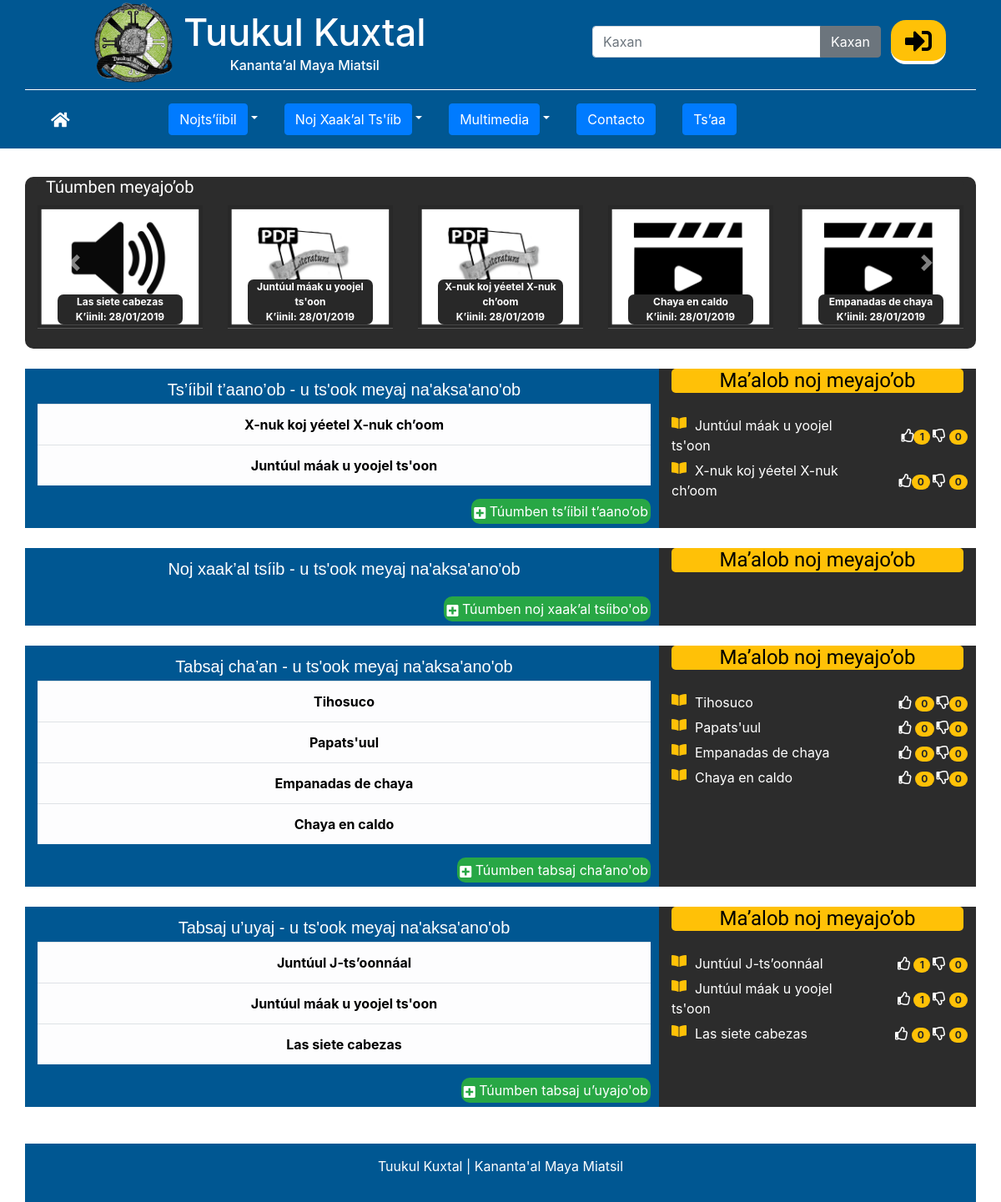
Page /Vista/GUIPublic.php on the committed database.
### tables this page shows
CREATE TABLE IF NOT EXISTS `producto` (
  `id_producto` int(11) NOT NULL AUTO_INCREMENT,
  `titulo_producto` varchar(50) NOT NULL DEFAULT '0',
  `descripcion_producto` longtext,
  `fechacreacio_producto` datetime DEFAULT '0000-00-00 00:00:00',
  `fechapublicacion_producto` datetime NOT NULL DEFAULT CURRENT_TIMESTAMP,
  `genero_producto` int(11) NOT NULL,
  `tipo_subida` varchar(11) DEFAULT NULL,
  `estado` tinyint(1) NOT NULL DEFAULT '0',
  `usuario_id_usuario` int(11) NOT NULL,
  `comunidad_producto` int(11) NOT NULL,
  `idioma_id_idioma` int(11) NOT NULL,
  `tipo_producto` int(11) NOT NULL,
  `autor_producto` int(11) NOT NULL,
  `link` varchar(100) NOT NULL,
  `suma_like` int(250) DEFAULT '0',
  `suma_dislike` int(250) DEFAULT '0',
  PRIMARY KEY (`id_producto`),
  KEY `FK_producto_genero` (`genero_producto`),
  KEY `FK_producto_usuario` (`usuario_id_usuario`),
  KEY `FK_producto_idioma` (`idioma_id_idioma`),
  KEY `FK_producto_tipo` (`tipo_producto`),
  KEY `FK_producto_autor` (`autor_producto`),
  KEY `FK_producto_ocupacion` (`comunidad_producto`),
  CONSTRAINT `FK_producto_autor` FOREIGN KEY (`autor_producto`) REFERENCES `autor` (`id_autor`),
  CONSTRAINT `FK_producto_genero` FOREIGN KEY (`genero_producto`) REFERENCES `genero` (`id_genero`),
  CONSTRAINT `FK_producto_idioma` FOREIGN KEY (`idioma_id_idioma`) REFERENCES `idioma` (`id_idioma`),
  CONSTRAINT `FK_producto_ocupacion` FOREIGN KEY (`comunidad_producto`) REFERENCES `comunidad` (`id_comunidad`),
  CONSTRAINT `FK_producto_tipo` FOREIGN KEY (`tipo_producto`) REFERENCES `tipo` (`id_tipo`),
  CONSTRAINT `FK_producto_usuario` FOREIGN KEY (`usuario_id_usuario`) REFERENCES `usuario` (`id_usuario`)
);

### Vista/GUIPublic.php (the view, shortened to what the rows shown need)
<!doctype html>
<html lang="es">
  <head>
    <link rel="stylesheet" type="text/css" href="../css/Public.css">
    <link rel="stylesheet" type="text/css" href="../Bootstrap/css-bpotstrap/bootstrap.min.css">
    <link rel="stylesheet" href="https://use.fontawesome.com/releases/v5.4.1/css/all.css">
  </head>
  <body>
  <?php
  include('headerPublic.php');
  require_once '../Datos/Conexion.php';
        require_once '../Modelo/Genero.php';
        require_once '../Modelo/Producto.php';
        $objPro = new Producto();
        $objGen = new Genero();
        if (isset($_GET["where"]))
      {
        $where=$_GET["where"];
      }
      else {
        $where=" ";
      }
  ?>
    <section class="d-none d-md-block">
      <div class="container carousel">
        <div id="carouselExampleControls" class="carousel slide" data-ride="carousel" data-interval="8000">
          <div class="carousel-inner">
                  <?php
                echo "<div class='carousel-item active'>";
                  echo  "<div class='row'>";
                  $vector=$objPro->listarProductosRecientes();
                  $vueltas=0;
                 while ($reg = mysqli_fetch_array($vector) and $vueltas<=4){
                  if ($reg['estado']==1 && $reg['tipo_producto']==1) {
                  echo "<div class='col-sm'><a href=GUIDetaPublic.php?id_producto=".$reg['id_producto']."&tipo_producto=".$reg['tipo_producto']."><img class='d-block w-100 imagen-cuadro data-toggle='tooltip' data-placement='top' title='Más información...'' src='../Imagenes/ico-audio.png' alt='1 slide'></a>";
                  }if ($reg['estado']==1 && $reg['tipo_producto']==2) {
                   echo "<div class='col-sm'><a href=GUIDetaPublic.php?id_producto=".$reg['id_producto']."&tipo_producto=".$reg['tipo_producto']."><img class='d-block w-100 imagen-cuadro data-toggle='tooltip' data-placement='top' title='Más información...'' src='../Imagenes/ico-video.png' alt='1 slide'></a>";
                  }if ($reg['estado']==1 && $reg['tipo_producto']==3) {
                  }if ($reg['estado']==1 && $reg['tipo_producto']==4) {
                   echo "<div class='col-sm'><a href=GUIDetaPublic.php?id_producto=".$reg['id_producto']."&tipo_producto=".$reg['tipo_producto']."><img class='d-block w-100 imagen-cuadro data-toggle='tooltip' data-placement='top' title='Más información...'' src='../Imagenes/ico-literatura.png' alt='1 slide'></a>";
                  }
                    echo "<div class='carousel-caption d-none d-md-block'>";
                      echo "<div class='row d-none d-md-block texto'>";
                        echo "<div class='col-12 texto-cuadro'>". $reg['titulo_producto']."</div>";
                        $datos = $objGen->listarAutores();
                      echo "<div class='col-12 texto-cuadro' title='Fecha:' >K’iinil: ". date_format(date_create($reg['fechapublicacion_producto']),'d/m/Y')."</div>";
                    echo"</div>";
                  echo "</div>";
                  echo "</div>";
                  $vueltas ++;
                  }
              echo  "</div>";
            echo "</div>";
                  echo "<br>";
                 ?>
          </div>
        </div>
      </div>
    </section><br>
    <section>
      <div class="container">
        <div class="row">
          <div class="col-12 col-md-8 reciente-col">
            <table class="table table-hover table-light">
              <tbody align="center">
                <?php
                if ($where=='') {
                  $vector=$objPro->listarProductosPubli();
                   while ($reg = mysqli_fetch_array($vector)){
                      if ($reg['estado']==1 && $reg['tipo_producto']==4) {
                        echo "<tr>";
                        echo "<th scope='row'><a href=GUIDetaPublic.php?id_producto=".$reg['id_producto']."&tipo_producto=".$reg['tipo_producto']." style='text-decoration: none;'>".$reg['titulo_producto']."</a></th>";
                        echo "</tr>";
                      }
                    }
                }else if ($where!='') {
                    $vector=$objPro->buscarProductosPubli($where);
                     while ($reg = mysqli_fetch_array($vector)){
                        if ($reg['estado']==1 && $reg['tipo_producto']==4) {
                          echo "<tr>";
                          echo "<th scope='row'><a href=GUIDetaPublic.php?id_producto=".$reg['id_producto']."&tipo_producto=".$reg['tipo_producto']." style='text-decoration: none;'>".$reg['titulo_producto']."</a></th>";
                          echo "</tr>";
                        }
                  }
                }
                 ?>
              </tbody>
            </table>
          </div>
          <div class="col-12 col-md-4 destaca-col">
            <h4 title='Trabajos destacados' align="center" class="titulo-destacado">Ma’alob noj meyajo’ob</h4><br>
            <?php
              $vector=$objPro->listarProductosLikes();
              while ($mostrar=mysqli_fetch_array($vector)) {
                if ($mostrar['estado']==1 && $mostrar['tipo_producto']==4) {
                  echo "<div class='row justify-content-center'>";
                  echo "<div class='col-8 like'>";
                      echo "<div class='col-12 caja-titulo'>";
                      echo "<a class='link-like' href=GUIDetaPublic.php?id_producto=".$mostrar['id_producto']."&tipo_producto=".$mostrar['tipo_producto']." style='text-decoration:none;color:white;'><i class='fas musica fa-book-open'></i>".$mostrar['titulo_producto']."</a>";
                      echo "</div>";
                  echo "</div>";
                  echo "<div class='col-4 like'>";
                      echo "<div class='col-12 caja-like'>";
                        echo "<i class='far likes fa-thumbs-up'></i><span class='badge badge-warning badge-pill like-badge'>".$mostrar['suma_like']."</span>";
                        echo "<i class='far likes fa-thumbs-down'></i> <span class='badge badge-warning badge-pill'>".$mostrar['suma_dislike']."</span>";
                      echo "</div>";
                  echo "</div>";
                echo "</div>";
                }
              }
            ?>
          </div>
        </div>
      </div>
    </section><br>
    <br>
    <section>
      <div class="container">
        <div class="row">
          <div class="col-12 col-md-8 reciente-col">
            <table class="table table-hover table-light">
              <tbody align="center">
                <?php
                if ($where=='') {
                  $vector=$objPro->listarProductosPubli();
                 while ($reg = mysqli_fetch_array($vector)){
                    if ($reg['estado']==1 && $reg['tipo_producto']==2) {
                      echo "<tr>";
                      echo "<th scope='row'><a href=GUIDetaPublic.php?id_producto=".$reg['id_producto']."&tipo_producto=".$reg['tipo_producto']." style='text-decoration: none;'>".$reg['titulo_producto']."</a></th>";
                      echo "</tr>";
                    }
                  }
                } else if ($where!='') {
                $vector=$objPro->buscarProductosPubli($where);
                 while ($reg = mysqli_fetch_array($vector)){
                    if ($reg['estado']==1 && $reg['tipo_producto']==2) {
                      echo "<tr>";
                      echo "<th scope='row'><a href=GUIDetaPublic.php?id_producto=".$reg['id_producto']."&tipo_producto=".$reg['tipo_producto']." style='text-decoration: none;'>".$reg['titulo_producto']."</a></th>";
                      echo "</tr>";
                    }
                  }
                }
                 ?>
              </tbody>
            </table>
          </div>
          <div class="col-12 col-md-4 destaca-col">
          <h4 title='Trabajos destacados' align="center" class="titulo-destacado">Ma’alob noj meyajo’ob</h4><br>
            <?php
              $vector=$objPro->listarProductosLikes();
              while ($mostrar=mysqli_fetch_array($vector)) {
                if ($mostrar['estado']==1 && $mostrar['tipo_producto']==2) {
                  echo "<div class='row justify-content-center'>";
                  echo "<div class='col-8 like'>";
                      echo "<div class='col-12 caja-titulo'>";
                        echo "<a class='link-like' href=GUIDetaPublic.php?id_producto=".$mostrar['id_producto']."&tipo_producto=".$mostrar['tipo_producto']." style='text-decoration:none;color:white;'><i class='fas musica fa-book-open'></i>".$mostrar['titulo_producto']."</a>";
                      echo "</div>";
                  echo "</div>";
                  echo "<div class='col-4 like'>";
                      echo "<div class='col-12 caja-like'>";
                        echo "<i class='far likes fa-thumbs-up'></i> <span class='badge badge-warning badge-pill like-badge'>".$mostrar['suma_like']."</span>";
                        echo "<i class='far likes fa-thumbs-down'></i><span class='badge badge-warning badge-pill'>".$mostrar['suma_dislike']."</span>";
                      echo "</div>";
                  echo "</div>";
                echo "</div>";
                }
              }
            ?>
          </div>
        </div>
      </div>
    </section><br>
    <section>
      <div class="container">
        <div class="row">
          <div class="col-12 col-md-8 reciente-col">
            <table class="table table-hover table-light">
              <tbody align="center">
                <?php
                if ($where=='') {
                  $vector=$objPro->listarProductosPubli();
                 while ($reg = mysqli_fetch_array($vector)){
                    if ($reg['estado']==1 && $reg['tipo_producto']==1) {
                      echo "<tr>";
                      echo "<th scope='row'><a href=GUIDetaPublic.php?id_producto=".$reg['id_producto']."&tipo_producto=".$reg['tipo_producto']." style='text-decoration: none;'>".$reg['titulo_producto']."</a></th>";
                      echo "</tr>";
                    }
                  }
                } else if ($where!='') {
               $vector=$objPro->buscarProductosPubli($where);
                 while ($reg = mysqli_fetch_array($vector)){
                    if ($reg['estado']==1 && $reg['tipo_producto']==1) {
                      echo "<tr>";
                      echo "<th scope='row'><a href=GUIDetaPublic.php?id_producto=".$reg['id_producto']."&tipo_producto=".$reg['tipo_producto']." style='text-decoration: none;'>".$reg['titulo_producto']."</a></th>";
                      echo "</tr>";
                    }
                  }
                }
                 ?>
              </tbody>
            </table>
          </div>
          <div class="col-12 col-md-4 destaca-col">
            <h4 title='Trabajos destacados' align="center" class="titulo-destacado">Ma’alob noj meyajo’ob</h4><br>
            <?php
              $vector=$objPro->listarProductosLikes();
              while ($mostrar=mysqli_fetch_array($vector)) {
                if ($mostrar['estado']==1 && $mostrar['tipo_producto']==1) {
                  echo "<div class='row justify-content-center'>";
                  echo "<div class='col-8 like'>";
                      echo "<div class='col-12 caja-titulo'>";
                        echo "<a class='link-like' href=GUIDetaPublic.php?id_producto=".$mostrar['id_producto']."&tipo_producto=".$mostrar['tipo_producto']." style='text-decoration:none;color:white;'><i class='fas musica fa-book-open'></i>".$mostrar['titulo_producto']."</a>";
                      echo "</div>";
                  echo "</div>";
                  echo "<div class='col-4 like'>";
                      echo "<div class='col-12 caja-like'>";
                        echo "<i class='far likes fa-thumbs-up'></i> <span class='badge badge-warning badge-pill like-badge'>".$mostrar['suma_like']."</span>";
                        echo "<i class='far likes fa-thumbs-down'></i> <span class='badge badge-warning badge-pill'>".$mostrar['suma_dislike']."</span>";
                      echo "</div>";
                  echo "</div>";
                echo "</div>";
                }
              }
            ?>
          </div>
        </div>
      </div>
    </section><br>
  </body>
</html>

### rows in the picture
producto: estado 1 (drawn), titulo_producto "Las siete cabezas", fechapublicacion_producto "28/01/2019", suma_like "0", suma_dislike "0"
producto: estado 1 (drawn), titulo_producto "Juntúul máak u yoojel ts'oon", fechapublicacion_producto "28/01/2019", suma_like "1", suma_dislike "0"
producto: estado 1 (drawn), titulo_producto "X-nuk koj yéetel X-nuk ch’oom", fechapublicacion_producto "28/01/2019", suma_like "0", suma_dislike "0"
producto: estado 1 (drawn), titulo_producto "Chaya en caldo", fechapublicacion_producto "28/01/2019", suma_like "0", suma_dislike "0"
producto: estado 1 (drawn), titulo_producto "Empanadas de chaya", fechapublicacion_producto "28/01/2019", suma_like "0", suma_dislike "0"
producto: titulo_producto "Tihosuco", suma_like "0", suma_dislike "0"
producto: titulo_producto "Papats'uul", suma_like "0", suma_dislike "0"
producto: titulo_producto "Juntúul J-ts’oonnáal", suma_like "1", suma_dislike "0"
producto: titulo_producto "Juntúul máak u yoojel ts'oon", suma_like "1", suma_dislike "0"
